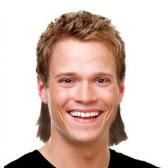
#> input picture test_svd.jpg, 168 x 168 px
$ jupyter execute --allow-errors 'SVD Image Compression.ipynb'   (shell and % lines are left out)   (Python 2 division)
#> lines starting #> are read from the running program, lines starting #| are printed output that depends on the picture
# Singular Value Decomposition of an Image

### Frank Cleary | <a href="http://www.frankcleary.com">www.frankcleary.com</a> | See also: <a href="http://www.frankcleary.com/svd">Singular Value Decomposition Introduction</a> | <a href="https://gist.github.com/frankcleary/4d2bd178708503b556b0">Notebook Gist</a>

# Introduction

In my introduction to singular value decomposition (<a href="http://www.frankcleary.com/svd">link to notebook</a>), I mentioned that singular value decomposition has applications in image compression. Here I'll give a bit more explanation of how that works, and showcase some of the tools for manipulating images in python. The key here is that a black and white image is just a matrix where the numbers represent the intensity of a given pixel, which can be decomposed just like any other.

[cell 1]
import matplotlib.pyplot as plt
import numpy as np
import time
import pandas as pd
import seaborn as sns

from PIL import Image

Here I'll load an image I took of Delicate Arch in Arches National Park, and convert it to black and white.

[cell 2]
img = Image.open('test_svd.jpg')
#> img is the input picture: PIL image 168x168 RGB; mean R, G, B 213.3, 191.2, 182.3
imggray = img.convert('LA')
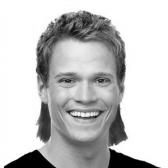
#> imggray: PIL image 168x168 LA; mean R, G, B, A 196.8, 196.8, 196.8, 255
plt.figure(figsize=(9, 6))
plt.imshow(imggray);
# help(img.convert)

Now I'll convert the image data into a numpy matrix, plotting the result to show the data is unchanged.

[cell 3]
imgmat = np.array(list(imggray.getdata(band=0)), float)
print pd.DataFrame(imgmat).shape
#| (28224, 1)


imgmat.shape = (imggray.size[1], imggray.size[0])
imgmat = np.matrix(imgmat)
plt.figure(figsize=(9,6))
plt.imshow(imgmat, cmap='gray');

[cell 4]
pd.DataFrame(imgmat).info()
#| <class 'pandas.core.frame.DataFrame'>
#| RangeIndex: 168 entries, 0 to 167
#| Columns: 168 entries, 0 to 167
#| dtypes: float64(168)
#| memory usage: 220.6 KB

#> (a cell that did not finish here is left out)

Now to compute the singular value decomposition:

[cell 6]
U, sigma, V = np.linalg.svd(imgmat)
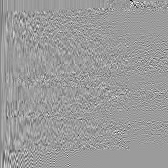
#> U: shape (168, 168) float64; min -0.663, max 0.426, mean -0.000413; drawn with min black and max white
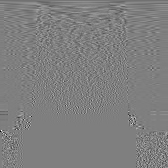
#> V: shape (168, 168) float64; min -0.879, max 0.88, mean -0.00049; drawn with min black and max white
#> sigma = 168 values, max 34344.8 at index 0, min 3.38e-12 at index 132, mean 425.2

Computing an approximation of the image using the first column of $U$ and first row of $V$ reproduces the most prominent feature of the image, the light area on top and the dark area on the bottom. The darkness of the arch causes the extra darkness in the middle of the reconstruction. Each column of pixels in this image is a different weighting of the same values, $\vec{u}_1$:

[cell 7]
reconstimg = np.matrix(U[:, :1]) * np.diag(sigma[:1]) * np.matrix(V[:1, :])
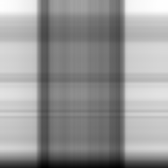
#> reconstimg: shape (168, 168) float64; min 38.35, max 306.5, mean 197; drawn with min black and max white

plt.imshow(reconstimg, cmap='gray');

Even with just the second and third vectors, the shape of the arch begins to appear.

[cell 8]
for i in xrange(2, 10):
    reconstimg = np.matrix(U[:, :i]) * np.diag(sigma[:i]) * np.matrix(V[:i, :])
    plt.imshow(reconstimg, cmap='gray')
    title = "n = %s " % i
    plt.title(title)
    plt.show()
#> this loop made 8 passes
#> pass 1, `reconstimg = np.matrix(U[:, :i]) * np.diag(sigma[:i]) * np.matrix(V[:i..`:
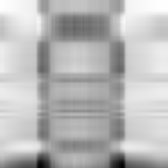
#> reconstimg: shape (168, 168) float64; min -97.46, max 308.5, mean 197; drawn with min black and max white
#> pass 2, `reconstimg = np.matrix(U[:, :i]) * np.diag(sigma[:i]) * np.matrix(V[:i..`:
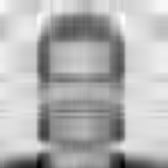
#> reconstimg: shape (168, 168) float64; min -65.54, max 306.9, mean 196.9; drawn with min black and max white
#> pass 3, `reconstimg = np.matrix(U[:, :i]) * np.diag(sigma[:i]) * np.matrix(V[:i..`:
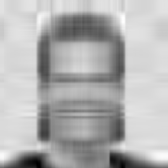
#> reconstimg: shape (168, 168) float64; min -64.91, max 309.7, mean 196.8; drawn with min black and max white

The loop below shows the reconstructed image using the first $n$ vectors of the singular value decomposition ($n$ is shown in the title of the plot). The first 50 vectors produce an image very close the original image, while taking up only $\frac{50*3900+50+50*2600}{3900*2600} \approx 3.2\%$ as much space as the original data.

[cell 9]
for i in xrange(5, 51, 5):
    reconstimg = np.matrix(U[:, :i]) * np.diag(sigma[:i]) * np.matrix(V[:i, :])
    plt.imshow(reconstimg, cmap='gray')
    title = "n = %s" % i
    plt.title(title)
    plt.show()
#> this loop made 10 passes
#> pass 1, `reconstimg = np.matrix(U[:, :i]) * np.diag(sigma[:i]) * np.matrix(V[:i..`:
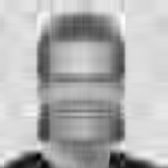
#> reconstimg: shape (168, 168) float64; min -57.67, max 305.7, mean 196.8; drawn with min black and max white
#> pass 2, `reconstimg = np.matrix(U[:, :i]) * np.diag(sigma[:i]) * np.matrix(V[:i..`:
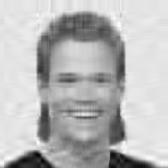
#> reconstimg: shape (168, 168) float64; min -51.42, max 290.5, mean 196.8; drawn with min black and max white
#> pass 3, `reconstimg = np.matrix(U[:, :i]) * np.diag(sigma[:i]) * np.matrix(V[:i..`:
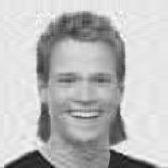
#> reconstimg: shape (168, 168) float64; min -61.35, max 288.4, mean 196.8; drawn with min black and max white
